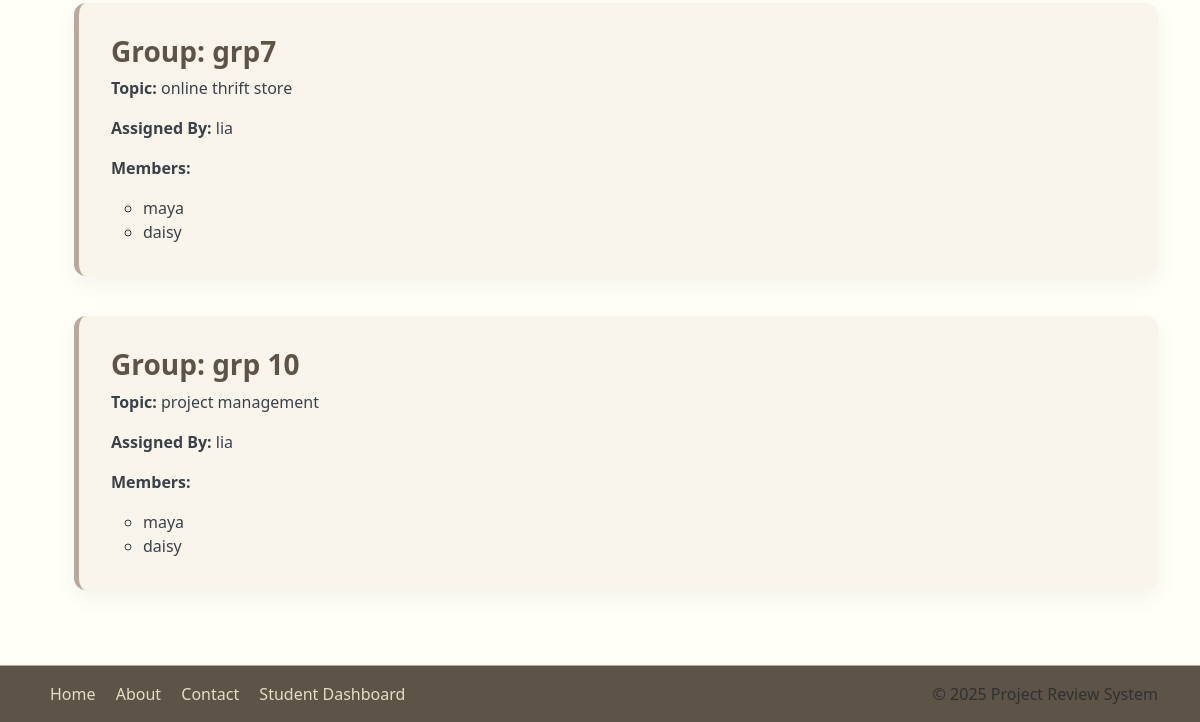
Page /student/my-group/ (signed in, lower part) on the earlier database version.
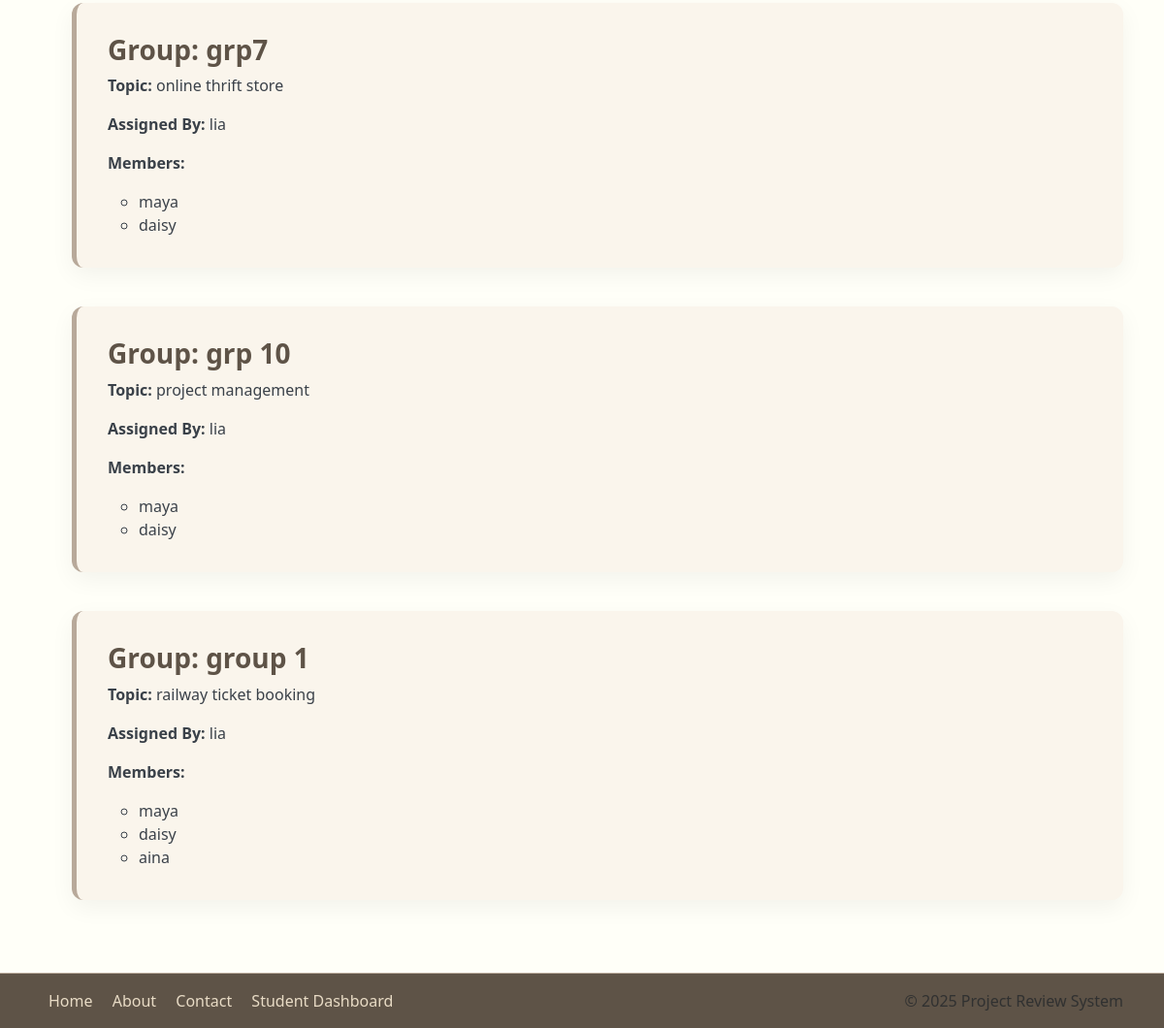
Same page on the later database version.
### project_review_app/models.py (models this page shows, shortened)
class ProjectGroup(models.Model):
    name = models.CharField(max_length=120)
    max_members = models.PositiveIntegerField(default=3)
    topic = models.ForeignKey(Topic, on_delete=models.SET_NULL, null=True, blank=True)
    division = models.CharField(
        max_length=1,
        choices=CustomUser.DIVISION_CHOICES,
        blank=True,
        null=True
    )
    semester = models.PositiveIntegerField(
        choices=CustomUser.SEMESTER_CHOICES,
        blank=True,
        null=True
    )
    created_at = models.DateTimeField(auto_now_add=True)
    teacher = models.ForeignKey(
        settings.AUTH_USER_MODEL,
        on_delete=models.CASCADE,
        null=True,
        blank=True
    )

class Topic(models.Model):
    title = models.CharField(max_length=255)
    description = models.TextField(blank=True)
    created_by = models.ForeignKey(
        settings.AUTH_USER_MODEL,
        on_delete=models.SET_NULL,
        null=True,
        blank=True,
        related_name="topics_created"
    )
    teacher = models.ForeignKey(
        settings.AUTH_USER_MODEL,
        on_delete=models.SET_NULL,
        null=True,
        blank=True,
        related_name="topics_assigned"
    )
    created_at = models.DateTimeField(auto_now_add=True)

class CustomUser(AbstractUser):
    ROLE_CHOICES = (
        ('teacher', 'Teacher'),
        ('student', 'Student'),
        ('admin', 'Admin'),
    )
    DIVISION_CHOICES = (
        ('A', 'Division A'),
        ('B', 'Division B'),
        ('C', 'Division C'),
    )
    SEMESTER_CHOICES = (
        (1, 'Semester 1'),
        (2, 'Semester 2'),
        (3, 'Semester 3'),
        (4, 'Semester 4'),
        (5, 'Semester 5'),
        (6, 'Semester 6'),
    )
    role = models.CharField(max_length=10, choices=ROLE_CHOICES)
    email = models.EmailField(unique=True)
    division = models.CharField(max_length=1, choices=DIVISION_CHOICES, blank=True, null=True)
    roll_no = models.CharField(max_length=20, blank=True, null=True)
    semester = models.PositiveIntegerField(choices=SEMESTER_CHOICES, blank=True, null=True)
    department = models.CharField(max_length=100, blank=True, null=True)
    subject = models.CharField(max_length=100, blank=True, null=True)

class GroupMember(models.Model):
    group = models.ForeignKey(ProjectGroup, on_delete=models.CASCADE, related_name='members')
    student = models.ForeignKey(
        settings.AUTH_USER_MODEL,
        on_delete=models.CASCADE,
        limit_choices_to={'role': 'student'}
    )
    joined_at = models.DateTimeField(auto_now_add=True)
    class Meta:
        unique_together = ('group', 'student')

### project_review_app/views.py (the view)
# urls.py: path('student/my-group/', views.my_group, name='my_group'),
@student_required
def my_group(request):
    student = request.user
    group_memberships = GroupMember.objects.filter(student=student).select_related("group")
    if not group_memberships.exists():
        return render(request, "student/my_group.html")
    groups_data = []
    for gm in group_memberships:
        group = gm.group
        members = group.members.select_related("student")
        groups_data.append({
            "group": group,
            "members": members,
            "topic": group.topic,
            "teacher": group.teacher,
        })
    return render(request, "student/my_group.html", {"groups_data": groups_data})

### project_review_app/views.py (called while the page is built)
def student_required(view_func):
    return user_passes_test(lambda u: u.role == 'student')(login_required(view_func))

### templates/student/my_group.html (shortened to what this page needs)
{% extends "base.html" %}
{% block content %}
<div class="groups-container">
    {% if groups_data %}
        <ul class="group-list">
            {% for g in groups_data %}
                <li class="group-card">
                    <h3>Group: {{ g.group.name }}</h3>
                    <p><strong>Topic:</strong> {{ g.topic.title }}</p>
                    <p><strong>Assigned By:</strong> {{ g.teacher.username }}</p>
                    <p><strong>Members:</strong></p>
                    <ul>
                        {% for m in g.members %}
                            <li>{{ m.student.username }}</li>
                        {% endfor %}
                    </ul>
                </li>
            {% endfor %}
        </ul>
    {% else %}
        <p>You are not assigned to any groups yet.</p>
    {% endif %}
</div>
{% endblock %}

Differences in the rows shown:
added ProjectGroup: group.name "group 1", topic "railway ticket booking", teacher.username "lia"
added GroupMember: student.username "maya", shown under "group 1"
added GroupMember: student.username "daisy", shown under "group 1"
added GroupMember: student.username "aina", shown under "group 1"
